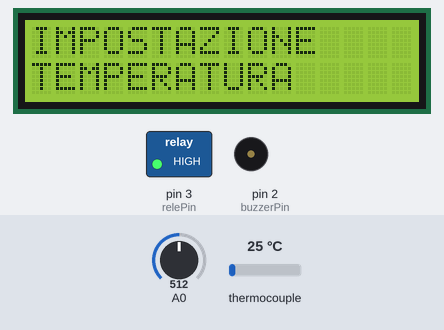
Recording of a sketch running on a simulated Arduino Uno, built with avr-gcc and run on an emulated ATmega328P. On the bench: 16×2 character LCD, switched loads named in the sketch (green lamp = pin HIGH), buzzer (waves = sounding, pin HIGH). The test bench sets the inputs (shaded band); at power-on: A0 = 512, thermocouple 25 °C.

Above: at 3.2 s.
3.3 s: A0 set to 428
7.1 s: A0 set to 410
At 8.3 s:
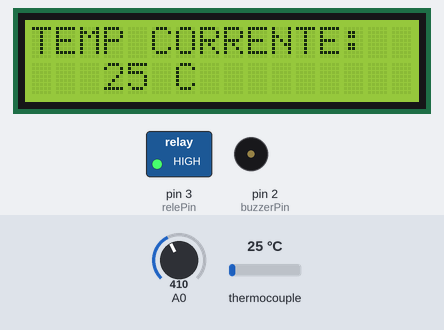
8.8 s: thermocouple set to 6 °C
At 10.0 s:
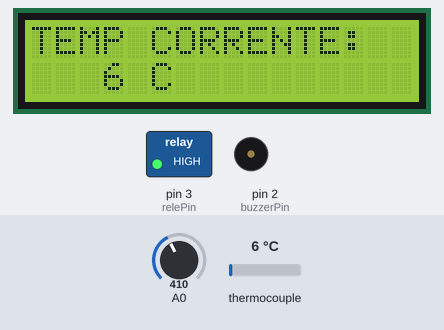
10.4 s: thermocouple set to 75 °C
At 11.6 s:
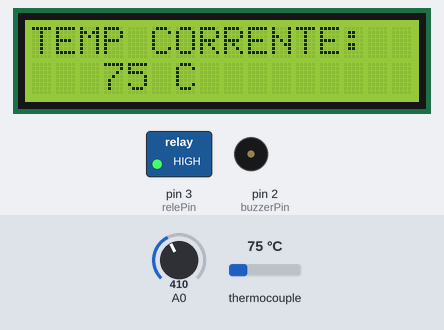
12.0 s: thermocouple set to 150 °C
At 12.9 s:
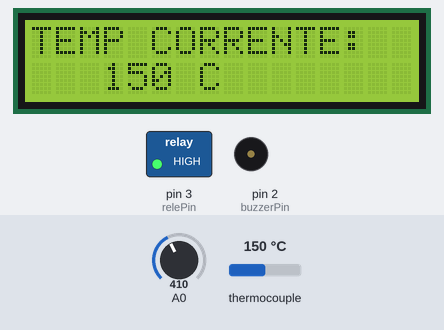
Timing chart, 0 to 14.5 s (numbered marks = the images above; inputs shaded):
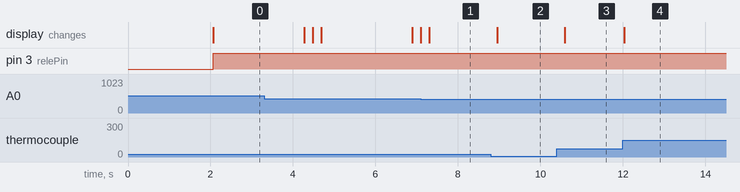

The sketch:

PizzaOvenController.ino
```cpp
#include <LiquidCrystal.h>
#include "max6675.h"
#include "EEPROM.h"

// LCD constant variables
LiquidCrystal lcd(8, 9, 4, 5, 6, 7);
const int btnNone   = 0;
const int btnRight  = 1;
const int btnUp     = 2;
const int btnDown   = 3;
const int btnLeft   = 4;
const int btnSelect = 5;

// Thermocouple variables
const int sckPin = 10;
const int csPin = 11;
const int soPin = 12;
MAX6675 ktc(sckPin, csPin, soPin);

// Relè variables
const int relePin = 3;

// EEPROM Variables
const int minTempHigh = 0;
const int minTempLow = 1;
const int maxTempHigh = 2;
const int maxTempLow = 3;

// Buzzer variables
const int buzzerPin = 2;
bool tempReached = false;

enum AvailableStates {
  ReadTemp = 0,
  SetMinTemp,
  SetMaxTemp
};

AvailableStates currentState = AvailableStates::ReadTemp;
uint16_t minTemp = 0;
uint16_t maxTemp = 1024;
uint16_t currentTemp = 0;

int readLcdButtons()
{
  int adc_key_in = analogRead(0);

  if (adc_key_in < 10)   return btnRight;
  if (adc_key_in < 120)  return btnUp;
  if (adc_key_in < 260)  return btnDown;
  if (adc_key_in < 420)  return btnLeft;
  if (adc_key_in < 650)  return btnSelect;

  return btnNone;
}

void runStateMachine()
{
  const int buttonPressed = readLcdButtons();
  lcd.clear();
  switch(currentState)
  {
    case AvailableStates::ReadTemp:
    {
      if(buttonPressed == btnSelect)
      {
        currentState = AvailableStates::SetMinTemp;
        lcd.setCursor(0, 0);
        lcd.print("IMPOSTAZIONE");
        lcd.setCursor(0, 1);
        lcd.print("TEMPERATURA");
        delay(2000);
      }
      else
      {
        lcd.setCursor(0, 0);
        lcd.print("TEMP CORRENTE:");
        lcd.setCursor(3, 1);
        char string[13];
        sprintf(string, "%d C", currentTemp);
        lcd.print(string);
      }

    break;
    }

    case AvailableStates::SetMinTemp:
    {
      lcd.setCursor(0, 0);
      lcd.print("MINIMA:");
      lcd.setCursor(0, 1);
      lcd.print(minTemp);
      lcd.print(" C");

      switch (buttonPressed)
      {
        case btnSelect:
          EEPROM.update(minTempHigh, static_cast<byte>((minTemp & 0xFF00) >> 8));
          EEPROM.update(minTempLow, static_cast<byte>(minTemp & 0x00FF));
          currentState = AvailableStates::SetMaxTemp;
        break;

        case btnUp    : minTemp += 1;   break;
        case btnDown  : minTemp -= 1;   break;
        case btnLeft  : minTemp += 10;  break;
        case btnRight : minTemp -= 10;  break;
      }

      break;
    }

    case AvailableStates::SetMaxTemp:
    {
      lcd.setCursor(0, 0);
      lcd.print("MASSIMA:");
      lcd.setCursor(0, 1);
      lcd.print(maxTemp);
      lcd.print(" C");

      switch (buttonPressed)
      {
        case btnSelect:
          if(maxTemp < minTemp)
            maxTemp = minTemp + 1;
          EEPROM.update(maxTempHigh, static_cast<byte>((maxTemp & 0xFF00) >> 8));
          EEPROM.update(maxTempLow, static_cast<byte>(maxTemp & 0x00FF));
          currentState = AvailableStates::ReadTemp;
        break;

        case btnUp    : maxTemp += 1;   break;
        case btnDown  : maxTemp -= 1;   break;
        case btnLeft  : maxTemp += 10;  break;
        case btnRight : maxTemp -= 10;  break;
      }

      break;
    }
  }
}

void emitSound()
{
  // TO DO: Manage sound to emit when temperature is reached
}

void setup() {
  minTemp = (static_cast<uint16_t>(EEPROM.read(minTempHigh)) << 8) + static_cast<uint16_t>(EEPROM.read(minTempLow));
  maxTemp = (static_cast<uint16_t>(EEPROM.read(maxTempHigh)) << 8) + static_cast<uint16_t>(EEPROM.read(maxTempLow));
  pinMode(relePin, OUTPUT);
  pinMode(buzzerPin, OUTPUT);

  digitalWrite(buzzerPin, LOW);
  tempReached = false;

  lcd.begin(16, 2);
  lcd.setCursor(0, 0);
  lcd.print("CONTROLLORE");
  lcd.setCursor(0, 1);
  lcd.print("PIZZA PAPA'");
  delay(2000);
}

void loop() {
  currentTemp = ktc.readCelsius();

  if(currentTemp <= maxTemp && currentTemp >= minTemp)
  {
    digitalWrite(relePin, LOW);
    if(tempReached == false)
    {
      tempReached = true;
      emitSound();
    }
  }
  else
  {
    digitalWrite(relePin, HIGH);
    tempReached = false;
  }

  runStateMachine();
  delay(200);
}
```

Measured:
- the behaviour switches between 420 and 419 on A0 (found by bisection; images 0 and 1)
- after the input at 7.1 s, the display: changes after 0.21 s (image 1)
- after the input at 8.8 s, the display: changes after 0.15 s (image 2)
- after the input at 10.4 s, the display: changes after 0.19 s (image 3)
- after the input at 12.0 s, the display: changes at once (image 4)
